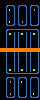

A 2D game scene composited from a Tiled map and its tileset images. What follows is a short description and the map's XML, with every tile layer's data as written:
An orthogonal 10x25 tile map with 4x4 px tiles, 1 tile layer (Capa de Patrones 1).

<map version="1.0" tiledversion="1.0.2" orientation="orthogonal" renderorder="right-down" width="10" height="25" tilewidth="4" tileheight="4" nextobjectid="1">
 <tileset firstgid="1" source="tilesetFactory.tsx" />
 <layer name="Capa de Patrones 1" width="10" height="25">
  <data encoding="csv">
13,13,13,13,13,13,13,13,13,13,
13,1,6,2,1,6,2,1,6,2,
13,5,15,5,5,13,5,5,16,5,
13,5,13,5,5,13,5,5,13,5,
13,5,13,5,5,13,5,5,13,5,
13,5,15,5,5,16,5,5,13,5,
13,9,6,10,9,6,10,9,6,10,
13,1,6,6,6,6,6,6,6,2,
13,5,3,5,5,3,5,5,3,5,
13,5,13,5,5,13,5,5,13,5,
13,5,13,5,5,13,5,5,13,5,
13,5,13,5,5,13,5,5,13,5,
14,14,14,14,14,14,14,14,14,14,
13,5,13,5,5,13,5,5,13,5,
13,5,13,5,5,13,5,5,13,5,
13,5,13,5,5,13,5,5,13,5,
13,5,13,5,5,13,5,5,13,5,
13,5,3,5,5,3,5,5,3,5,
13,9,6,6,6,6,6,6,6,10,
13,1,6,2,1,6,2,1,6,2,
13,5,16,5,5,15,5,5,13,5,
13,5,13,5,5,13,5,5,13,5,
13,5,13,5,5,13,5,5,13,5,
13,5,16,5,5,13,5,5,15,5,
13,9,6,10,9,6,10,9,6,10
</data>
 </layer>
</map>
